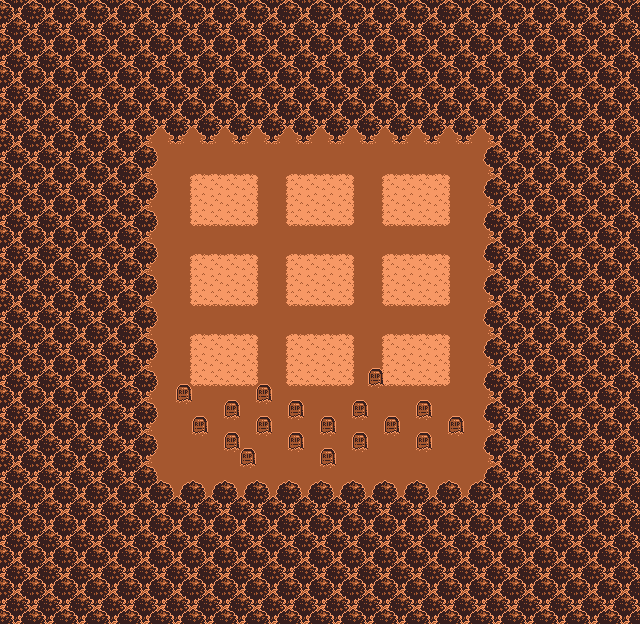

A 2D game scene composited from a Tiled map and its tileset images. What follows is a short description and the map's XML, with each tile layer's data collapsed to a summary:
An orthogonal 40x39 tile map with 16x16 px tiles, 4 tile layers (ground, mid, top, above).

<map version="1.0" orientation="orthogonal" renderorder="right-down" width="40" height="39" tilewidth="16" tileheight="16" nextobjectid="1">
 <tileset firstgid="1" name="environment" tilewidth="16" tileheight="16" tilecount="1560" columns="40">
  <image source="../environment.gif" width="640" height="624" />
  <tile id="0">
   <properties>
    <property name="walkable" value="true" />
   </properties>
  </tile>
  <tile id="1">
   <properties>
    <property name="walkable" value="true" />
   </properties>
  </tile>
  <tile id="2">
   <properties>
    <property name="walkable" value="true" />
   </properties>
  </tile>
  <tile id="3">
   <properties>
    <property name="walkable" value="true" />
   </properties>
  </tile>
  <tile id="4">
   <properties>
    <property name="walkable" value="false" />
   </properties>
  </tile>
  <tile id="5">
   <properties>
    <property name="walkable" value="false" />
   </properties>
  </tile>
  <tile id="40">
   <properties>
    <property name="walkable" value="false" />
   </properties>
  </tile>
  <tile id="41">
   <properties>
    <property name="walkable" value="true" />
   </properties>
  </tile>
  <tile id="42">
   <properties>
    <property name="walkable" value="true" />
   </properties>
  </tile>
  <tile id="43">
   <properties>
    <property name="walkable" value="true" />
   </properties>
  </tile>
  <tile id="44">
   <properties>
    <property name="walkable" value="false" />
   </properties>
  </tile>
  <tile id="45">
   <properties>
    <property name="walkable" value="false" />
   </properties>
  </tile>
  <tile id="80">
   <properties>
    <property name="walkable" value="true" />
   </properties>
  </tile>
  <tile id="81">
   <properties>
    <property name="walkable" value="true" />
   </properties>
  </tile>
  <tile id="82">
   <properties>
    <property name="walkable" value="true" />
   </properties>
  </tile>
  <tile id="83">
   <properties>
    <property name="walkable" value="true" />
   </properties>
  </tile>
 </tileset>
 <layer name="ground" width="40" height="39">
  <data>[1560 cells, 1560 non-empty, 1 distinct tile ids]</data>
 </layer>
 <layer name="mid" width="40" height="39">
  <data>[1560 cells, 1354 non-empty, 9 distinct tile ids]</data>
 </layer>
 <layer name="top" width="40" height="39">
  <data>[1560 cells, 1112 non-empty, 6 distinct tile ids]</data>
 </layer>
 <layer name="above" width="40" height="39">
  <data>[1560 cells, 0 non-empty, 0 distinct tile ids]</data>
 </layer>
</map>